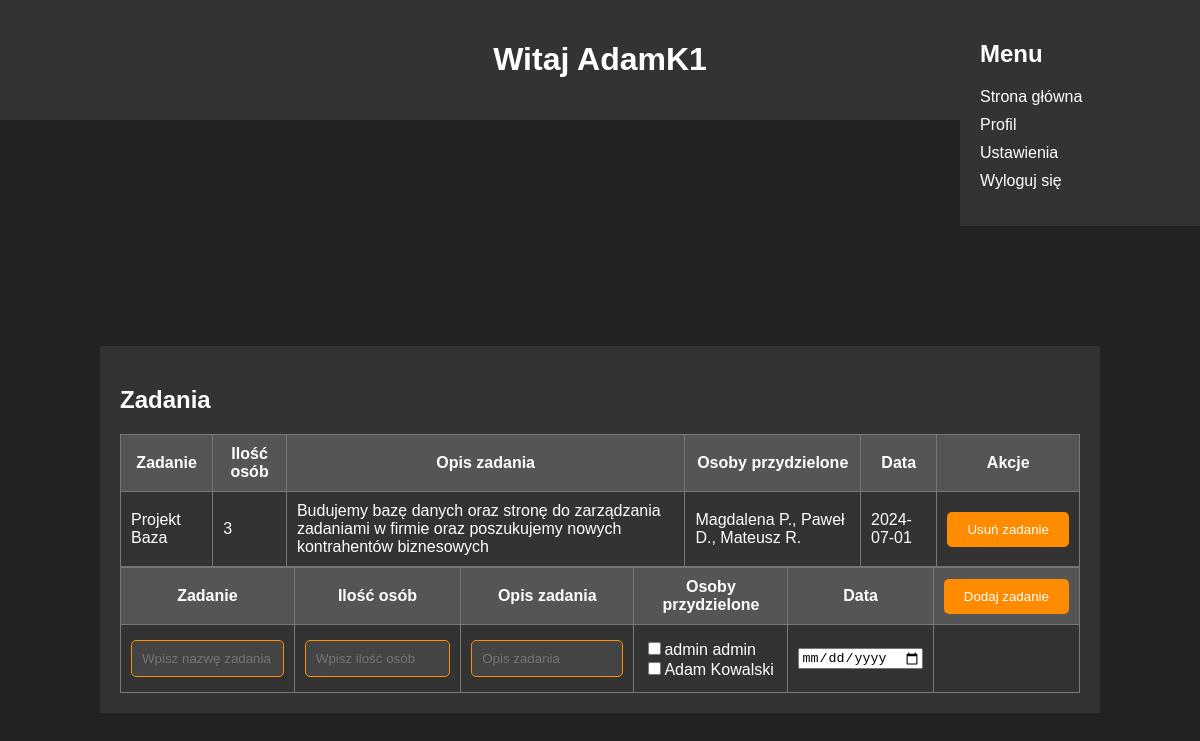
Page /manage_content.php (signed in) on the committed database.
### tables this page shows
CREATE TABLE `zadania_baza` (
  `id` int(11) NOT NULL,
  `zadania` text NOT NULL,
  `iloscosob` int(11) NOT NULL,
  `opis` text NOT NULL,
  `osoby` text NOT NULL,
  `data` date NOT NULL
);

CREATE TABLE `pracownicy` (
  `id` int(11) NOT NULL,
  `Name` text NOT NULL,
  `Surname` text NOT NULL,
  `Position` text NOT NULL,
  `login` text NOT NULL
);

### manage_content.php (the view, shortened to what this page needs)
<?php
$servername = "localhost";
$username = "root";
$password = "";
$database = "project_1";
$conn = mysqli_connect($servername, $username, $password, $database);
?>
<!DOCTYPE html>
<html lang="pl">
<head>
    <link rel="stylesheet" href="styles1.css">
</head>
<body>
<div class="welcome-message">
    <h1>Witaj
    <?php
if (isset($_SESSION['login'])) {
    $login = $_SESSION['login'];
    echo htmlspecialchars($login);
} else {
    echo "nieznajomy";
}
?>
</h1>
    </div>
<div class="container">
<div class="main">
    <h2>Zadania</h2>
    <table>
        <tr>
            <th class="Table1">Zadanie</th>
            <th class="Table2">Ilość osób</th>
            <th class="Table3">Opis zadania</th>
            <th class="Table4">Osoby przydzielone</th>
            <th class="Table5">Data</th>
            <th>Akcje</th>
        </tr>
        <?php
        $query = "SELECT `zadania`, `iloscosob`, `opis`, `osoby`, `data` FROM `zadania_baza`";
        $result = mysqli_query($conn, $query);
        if (mysqli_num_rows($result) > 0) {
            while ($row = mysqli_fetch_assoc($result)) {
                echo "<tr>";
                echo '<td class="Table1">' . htmlspecialchars($row['zadania']) . '</td>';
                echo '<td class="Table2">' . htmlspecialchars($row['iloscosob']) . '</td>';
                echo '<td class="Table3">' . htmlspecialchars($row['opis']) . '</td>';
                echo '<td class="Table4">' . htmlspecialchars($row['osoby']) . '</td>';
                echo '<td class="Table5">' . htmlspecialchars($row['data']) . '</td>';
                echo '<td>
                    <form method="POST" action="' . htmlspecialchars($_SERVER["PHP_SELF"]) . '">
                        <input type="hidden" name="note_name" value="' . htmlspecialchars($row['zadania']) . '">
                        <input type="submit" name="delete_note" value="Usuń zadanie">
                    </form>
                </td>';
                echo "</tr>";
            }
        }
        ?>
    </table>
    <form method="POST" action="<?php echo htmlspecialchars($_SERVER["PHP_SELF"]); ?>">
        <table>
            <tr>
                <th>Zadanie</th>
                <th>Ilość osób</th>
                <th>Opis zadania</th>
                <th>Osoby przydzielone</th>
                <th>Data</th>
                <th><input type="submit" name="query" value="Dodaj zadanie"></th>
            </tr>
            <tr>
                <td><input type="text" name="works" placeholder="Wpisz nazwę zadania" required></td>
                <td><input type="number" name="people_value" placeholder="Wpisz ilość osób" required></td>
                <td><input type="text" name="description" placeholder="Opis zadania" required></td>
                <td>
                    <?php
                    $PeopleQuery = "SELECT `name`, `surname` FROM `pracownicy`";
                    $result = mysqli_query($conn, $PeopleQuery);
                    if (mysqli_num_rows($result) > 0) {
                        while ($row = mysqli_fetch_assoc($result)) {
                            $fullName = htmlspecialchars($row['name'] . ' ' . $row['surname']);
                            echo '<input type="checkbox" name="employees[]" value="' . $fullName . '">';
                            echo '<label for="employees[]">' . $fullName . '</label><br>';
                        }
                    }
                    ?>
                </td>
                <td><input type="date" name="date" required></td>
            </tr>
        </table>
    </form>
</div>
                </div>
<div class="menu">
    <h2>Menu</h2>
    <ul>
        <li><a href="index.php">Strona główna</a></li>
        <li><a href="profile.php">Profil</a></li>
        <li><a href="settings.php">Ustawienia</a></li>
        <li><a href="logout.php">Wyloguj się</a></li>
    </ul>
</div>
</body>
</html>

### styles1.css (style rules this page uses)
body { font-family: Arial, sans-serif; background-color: #222; color: #fff; margin: 0; padding: 0; }
.container { display: flex; justify-content: center; align-items: center; flex-direction: column; height: 100vh; }
.welcome-message { text-align: center; background-color: #333; padding: 20px; margin-bottom: 20px; }
.menu { position: fixed; top: 0; right: 0; background-color: #333; width: 200px; padding: 20px; }
.menu ul { list-style-type: none; padding: 0; }
.menu ul li { margin-bottom: 10px; }
.menu ul li a { color: #fff; text-decoration: none; }
.main { background-color: #333; padding: 20px; margin-bottom: 20px; width: 80%; overflow-x: auto; }
input[type="text"], input[type="password"], input[type="number"], select { width: 100%; padding: 10px; margin: 5px 0; border: 1px solid #ff8c00; border-radius: 5px; box-sizing: border-box; background-color: #444; color: #fff; }
input[type="submit"] { background-color: #ff8c00; color: #fff; border: none; padding: 10px 20px; cursor: pointer; border-radius: 5px; }
table { width: 100%; border-collapse: collapse; }
table, th, td { border: 1px solid #777; padding: 10px; }
th { background-color: #555; color: #fff; }

### rows in the picture
zadania_baza: zadania "Projekt Baza", iloscosob "3", opis "Budujemy bazę danych oraz stronę do zarządzania zadaniami w firmie oraz poszukujemy nowych kontrahentów biznesowych", osoby "Magdalena P., Paweł D., Mateusz R.", data "2024-07-01"
pracownicy: fullName "admin admin"
pracownicy: fullName "Adam Kowalski"

### other values in the picture
$login "AdamK1"
